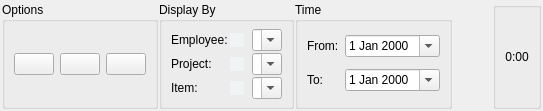
         <widget class="QWidget" name="ShiftSettings">
          <property name="styleSheet">
           <string notr="true">QCheckBox::indicator,QRadioButton::indicator{
border:none;
background-color:#F1F4F5;

}

QCheckBox::indicator:checked,QRadioButton::indicator:checked{
border:none;
background-color:#8DAA91;

}</string>
          </property>
          <attribute name="title">
           <string>Shifts</string>
          </attribute>
          <layout class="QHBoxLayout" name="horizontalLayout_3">
           <property name="spacing">
            <number>1</number>
           </property>
           <property name="leftMargin">
            <number>2</number>
           </property>
           <property name="topMargin">
            <number>2</number>
           </property>
           <property name="rightMargin">
            <number>2</number>
           </property>
           <property name="bottomMargin">
            <number>2</number>
           </property>
           <item>
            <widget class="QGroupBox" name="groupBox_4">
             <property name="title">
              <string>Options</string>
             </property>
             <layout class="QHBoxLayout" name="horizontalLayout_6">
              <property name="topMargin">
               <number>7</number>
              </property>
              <property name="bottomMargin">
               <number>7</number>
              </property>
              <item>
               <widget class="QPushButton" name="ShiftAdd">
                <property name="text">
                 <string/>
                </property>
               </widget>
              </item>
              <item>
               <widget class="QPushButton" name="ShiftEdit">
                <property name="text">
                 <string/>
                </property>
               </widget>
              </item>
              <item>
               <widget class="QPushButton" name="ShiftDelete">
                <property name="text">
                 <string/>
                </property>
               </widget>
              </item>
             </layout>
            </widget>
           </item>
           <item>
            <widget class="QGroupBox" name="groupBox_5">
             <property name="title">
              <string>Display By</string>
             </property>
             <layout class="QGridLayout" name="gridLayout">
              <property name="topMargin">
               <number>7</number>
              </property>
              <property name="bottomMargin">
               <number>7</number>
              </property>
              <property name="spacing">
               <number>2</number>
              </property>
              <item row="0" column="2">
               <widget class="QComboBox" name="ShiftEmployeeCombo">
                <property name="font">
                 <font>
                  <family>Calibri</family>
                  <pointsize>-1</pointsize>
                 </font>
                </property>
                <property name="editable">
                 <bool>true</bool>
                </property>
                <property name="sizeAdjustPolicy">
                 <enum>QComboBox::AdjustToContents</enum>
                </property>
               </widget>
              </item>
              <item row="1" column="2">
               <widget class="QComboBox" name="ShiftProjectCombo">
                <property name="font">
                 <font>
                  <family>Calibri</family>
                  <pointsize>-1</pointsize>
                 </font>
                </property>
                <property name="editable">
                 <bool>true</bool>
                </property>
                <property name="sizeAdjustPolicy">
                 <enum>QComboBox::AdjustToContents</enum>
                </property>
               </widget>
              </item>
              <item row="0" column="0">
               <widget class="QLabel" name="label2323">
                <property name="text">
                 <string>Employee:</string>
                </property>
               </widget>
              </item>
              <item row="2" column="2">
               <widget class="QComboBox" name="ShiftItemCombo">
                <property name="font">
                 <font>
                  <family>Calibri</family>
                  <pointsize>-1</pointsize>
                 </font>
                </property>
                <property name="editable">
                 <bool>true</bool>
                </property>
                <property name="sizeAdjustPolicy">
                 <enum>QComboBox::AdjustToContents</enum>
                </property>
               </widget>
              </item>
              <item row="2" column="0">
               <widget class="QLabel" name="label_3">
                <property name="text">
                 <string>Item:</string>
                </property>
               </widget>
              </item>
              <item row="1" column="0">
               <widget class="QLabel" name="label_2">
                <property name="text">
                 <string>Project:</string>
                </property>
               </widget>
              </item>
              <item row="0" column="1">
               <widget class="QCheckBox" name="ShiftEmployeeBox">
                <property name="text">
                 <string/>
                </property>
               </widget>
              </item>
              <item row="1" column="1">
               <widget class="QCheckBox" name="ShiftProjectBox">
                <property name="text">
                 <string/>
                </property>
               </widget>
              </item>
              <item row="2" column="1">
               <widget class="QCheckBox" name="ShiftItemBox">
                <property name="text">
                 <string/>
                </property>
               </widget>
              </item>
             </layout>
            </widget>
           </item>
           <item>
            <widget class="QGroupBox" name="groupBox_13">
             <property name="title">
              <string>Time</string>
             </property>
             <layout class="QGridLayout" name="gridLayout_13">
              <property name="topMargin">
               <number>7</number>
              </property>
              <property name="bottomMargin">
               <number>7</number>
              </property>
              <item row="0" column="1">
               <widget class="QDateEdit" name="ShiftDate1">
                <property name="calendarPopup">
                 <bool>true</bool>
                </property>
               </widget>
              </item>
              <item row="1" column="1">
               <widget class="QDateEdit" name="ShiftDate2">
                <property name="calendarPopup">
                 <bool>true</bool>
                </property>
               </widget>
              </item>
              <item row="0" column="0">
               <widget class="QLabel" name="label_4">
                <property name="text">
                 <string>From:</string>
                </property>
               </widget>
              </item>
              <item row="1" column="0">
               <widget class="QLabel" name="label_5">
                <property name="text">
                 <string>To:</string>
                </property>
               </widget>
              </item>
             </layout>
            </widget>
           </item>
           <item>
            <spacer name="horizontalSpacer_5">
             <property name="orientation">
              <enum>Qt::Horizontal</enum>
             </property>
             <property name="sizeHint" stdset="0">
              <size>
               <width>40</width>
               <height>20</height>
              </size>
             </property>
            </spacer>
           </item>
           <item>
            <widget class="QGroupBox" name="groupBox_15">
             <property name="title">
              <string/>
             </property>
             <layout class="QGridLayout" name="gridLayout_15">
              <item row="0" column="0">
               <widget class="QLabel" name="ShiftTotalTime">
                <property name="layoutDirection">
                 <enum>Qt::LeftToRight</enum>
                </property>
                <property name="text">
                 <string>0:00</string>
                </property>
                <property name="alignment">
                 <set>Qt::AlignCenter</set>
                </property>
               </widget>
              </item>
             </layout>
            </widget>
           </item>
          </layout>
         </widget>
